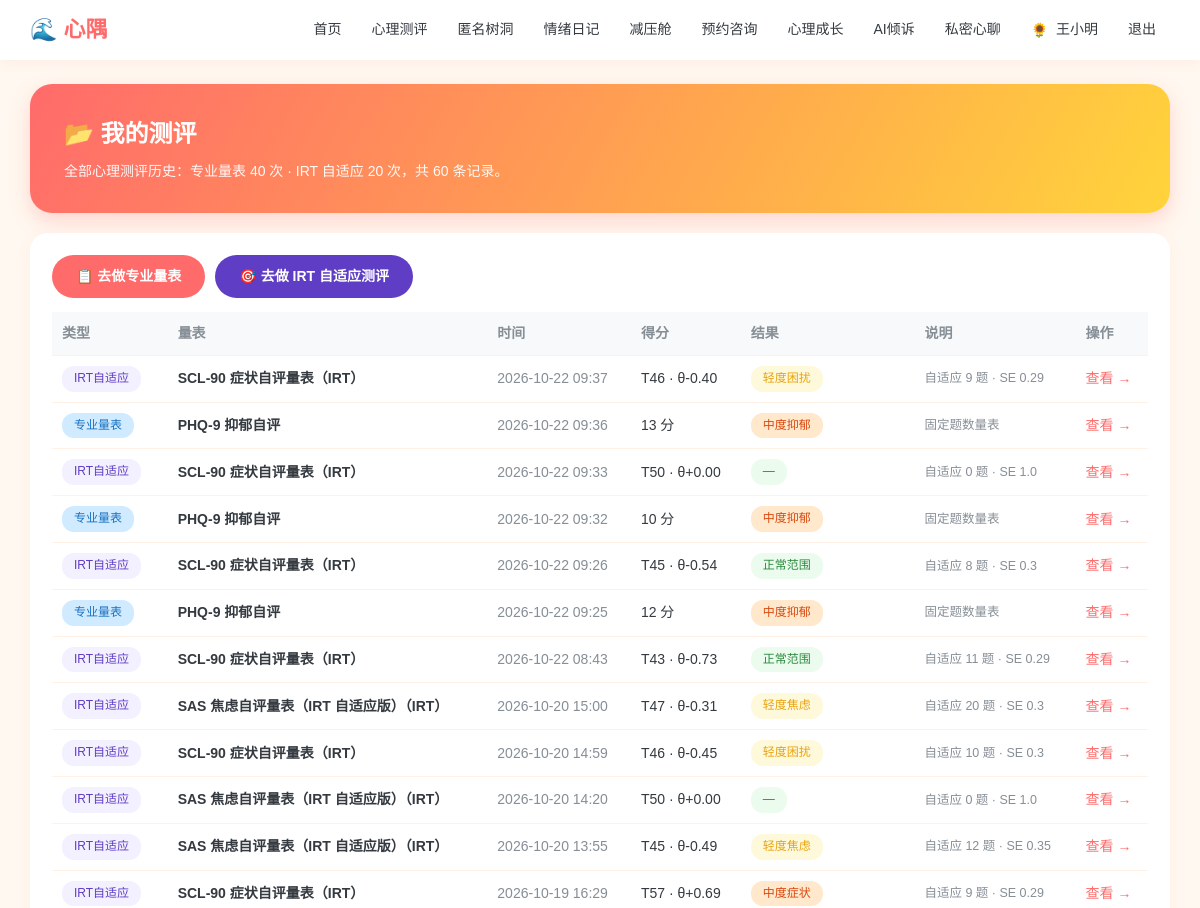
Before: /my_assessments (signed in, upper part) with the older database file.
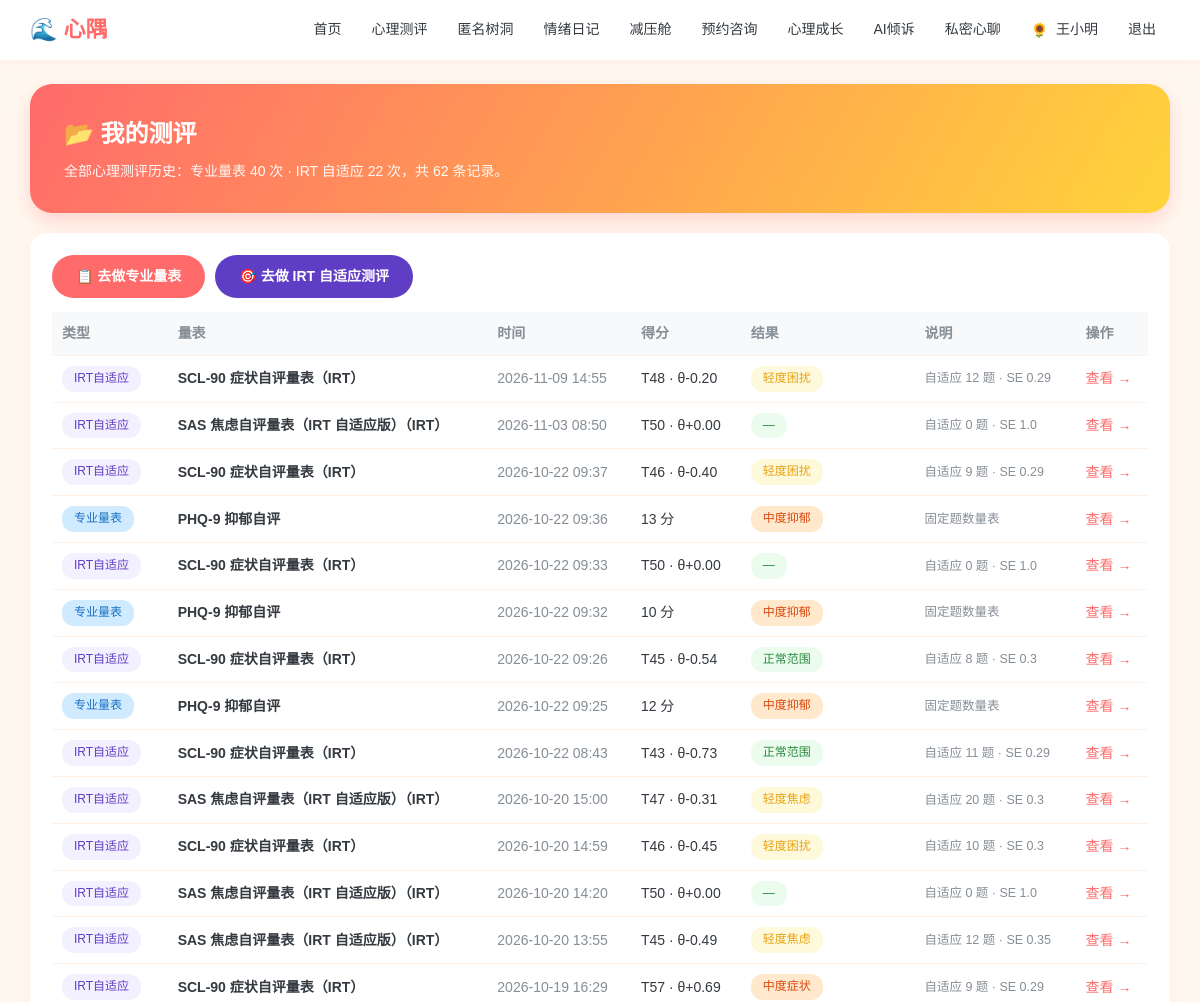
After: the same page with the newer database file.
### models.py (models this page shows)
class IRTTest(db.Model):
    __tablename__ = "irt_tests"
    id = db.Column(db.Integer, primary_key=True)
    user_id = db.Column(db.Integer, db.ForeignKey("users.id"))
    scale_code = db.Column(db.String(16))           #scl90/sas/sds
    theta = db.Column(db.Float, default=0.0)       #最终潜变量估计
    se = db.Column(db.Float, default=1.0)         #测量标准误
    t_score = db.Column(db.Integer, default=50)    #T分
    level = db.Column(db.String(32), default="")   #风险等级
    n_items = db.Column(db.Integer, default=0)      #实际作答题数
    responses = db.Column(db.Text, default="")
    dims = db.Column(db.Text, default="")
    created_at = db.Column(db.DateTime, default=datetime.now)

class Assessment(db.Model):
    __tablename__ = "assessments"
    id = db.Column(db.Integer, primary_key=True)
    user_id = db.Column(db.Integer, db.ForeignKey("users.id"))
    scale_code = db.Column(db.String(32))
    answers = db.Column(db.Text)
    score = db.Column(db.Integer, default=0)
    level = db.Column(db.String(32), default="")
    advice = db.Column(db.Text, default="")
    created_at = db.Column(db.DateTime, default=datetime.now)

### app.py (the view)
@app.route("/my_assessments")
@login_required()
def my_assessments(u):
    normal = Assessment.query.filter_by(user_id=u.id).order_by(Assessment.created_at.desc()).all()
    irt_rows = IRTTest.query.filter_by(user_id=u.id).order_by(IRTTest.created_at.desc()).all()
    merged = []
    for a in normal:
        merged.append({"kind": "normal","time": a.created_at,"name": engine.SCALES.get(a.scale_code, {}).get("name", a.scale_code),
            "code": a.scale_code,"score_text": f"{a.score} 分","level": a.level or "—","detail": "固定题数量表","url": url_for("history"),})
    for r in irt_rows:
        bank = engine_irt.load_bank()["scales"].get(r.scale_code, {})
        merged.append({"kind": "irt","time": r.created_at,"name": bank.get("name", r.scale_code.upper()) + "（IRT）",
            "code": r.scale_code,"score_text": f"T{r.t_score} · θ{round(r.theta,2):+.2f}","level": r.level or "—",
            "detail": f"自适应 {r.n_items} 题 · SE {round(r.se,2)}","url": url_for("irt_result", tid=r.id),})
    merged.sort(key=lambda x: x["time"], reverse=True)
    return render_template("my_assessments.html", u=u, rows=merged,n_normal=len(normal), n_irt=len(irt_rows))

### app.py (called while the page is built)
def login_required(role=None):
    def decor(f):
        @wraps(f)
        def wrapper(*args,**kwargs):
            uid = session.get("uid")
            if not uid:
                return redirect(url_for("login", next=request.path))
            u = db.session.get(User, uid)
            if not u:
                session.clear()
                return redirect(url_for("login"))
            if not u.profile_completed and request.endpoint not in (
                    "profile", "logout", "static", "avatar_upload"):
                flash("首次登录请先完善你的基本信息", "warn")
                return redirect(url_for("profile"))
            if role and u.role != role:
                flash("该页面需要相应权限", "warn")
                return redirect(url_for("index"))
            return f(u, *args, **kwargs)
        return wrapper
    return decor

### engine_irt.py (called while the page is built)
def load_bank():
    global _bank_cache
    if _bank_cache is None:
        with open(BANK_PATH, "r", encoding="utf-8") as f:
            _bank_cache = json.load(f)
    return _bank_cache

### templates/my_assessments.html (shortened to what this page needs)
{% extends "base.html" %}
{% block body %}
<div class="hero-banner">
  <h1>📂 我的测评</h1>
  <p>全部心理测评历史：专业量表 {{ n_normal }} 次 · IRT 自适应 {{ n_irt }} 次，共 {{ rows|length }} 条记录。</p>
</div>
<div class="card">
  <div style="display:flex;gap:10px;margin-bottom:14px;flex-wrap:wrap">
    <a class="btn" href="{{ url_for('assessments') }}">📋 去做专业量表</a>
    <a class="btn" style="background:#5f3dc4;color:#fff" href="{{ url_for('irt_home') }}">🎯 去做 IRT 自适应测评</a>
  </div>
  {% if rows %}
  <table class="tbl" style="width:100%;border-collapse:collapse;font-size:14px">
    <tr style="background:#f8f9fa">
      <th style="padding:10px;text-align:left">类型</th>
      <th style="padding:10px;text-align:left">量表</th>
      <th style="padding:10px;text-align:left">时间</th>
      <th style="padding:10px;text-align:left">得分</th>
      <th style="padding:10px;text-align:left">结果</th>
      <th style="padding:10px;text-align:left">说明</th>
      <th style="padding:10px;text-align:left">操作</th>
    </tr>
    {% for r in rows %}
    <tr style="border-bottom:1px solid #eef2f7">
      <td style="padding:10px">
        {% if r.kind == 'irt' %}
        <span class="tag" style="background:#f3f0ff;color:#5f3dc4">IRT自适应</span>
        {% else %}
        <span class="tag tag-blue">专业量表</span>
        {% endif %}
      </td>
      <td style="padding:10px;font-weight:600">{{ r.name }}</td>
      <td style="padding:10px;color:#868e96;white-space:nowrap">{{ r.time.strftime('%Y-%m-%d %H:%M') }}</td>
      <td style="padding:10px">{{ r.score_text }}</td>
      <td style="padding:10px">
        {% if '重' in r.level or '危险' in r.level %}
        <span class="tag tag-red">{{ r.level }}</span>
        {% elif '中' in r.level %}
        <span class="tag tag-orange">{{ r.level }}</span>
        {% elif '轻' in r.level %}
        <span class="tag" style="background:#fff9db;color:#e8a20d">{{ r.level }}</span>
        {% else %}
        <span class="tag" style="background:#ebfbee;color:#2b8a3e">{{ r.level }}</span>
        {% endif %}
      </td>
      <td style="padding:10px;color:#868e96;font-size:12.5px">{{ r.detail }}</td>
      <td style="padding:10px;white-space:nowrap"><a href="{{ r.url }}">查看 →</a></td>
    </tr>
    {% endfor %}
  </table>
  {% else %}
  <div style="text-align:center;color:#adb5bd;padding:50px 20px">
    <div style="font-size:40px;margin-bottom:10px">📭</div>
    <p>还没有任何测评记录</p>
    <a class="btn" href="{{ url_for('assessments') }}">立即做一次测评 →</a>
  </div>
  {% endif %}
</div>
{% endblock %}

Changed rows visible on the page:
added IRTTest: shows "IRT自适应", name "SCL-90 症状自评量表（IRT）", time "2026-11-09 14:55", score_text "T48 · θ-0.20", level "轻度困扰", detail "自适应 12 题 · SE 0.29"
added IRTTest: shows "IRT自适应", name "SAS 焦虑自评量表（IRT 自适应版）（IRT）", time "2026-11-03 08:50", score_text "T50 · θ+0.00", level "—", detail "自适应 0 题 · SE 1.0"
Other visible differences:
{{ n_irt }}: "20" → "22"
{{ rows|length }}: "60" → "62"
